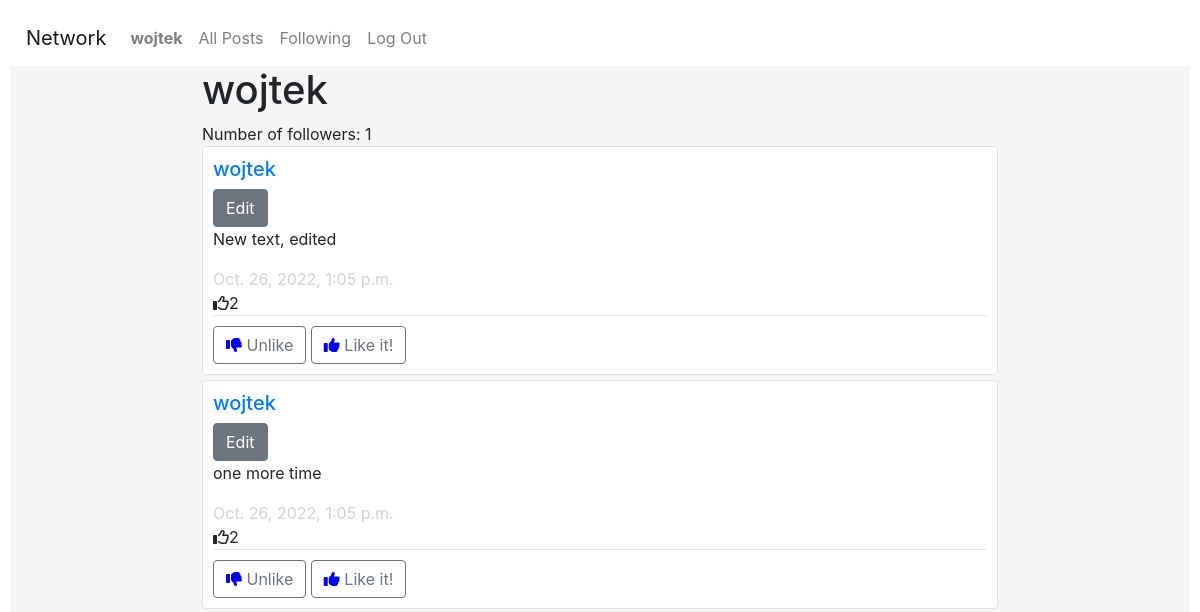
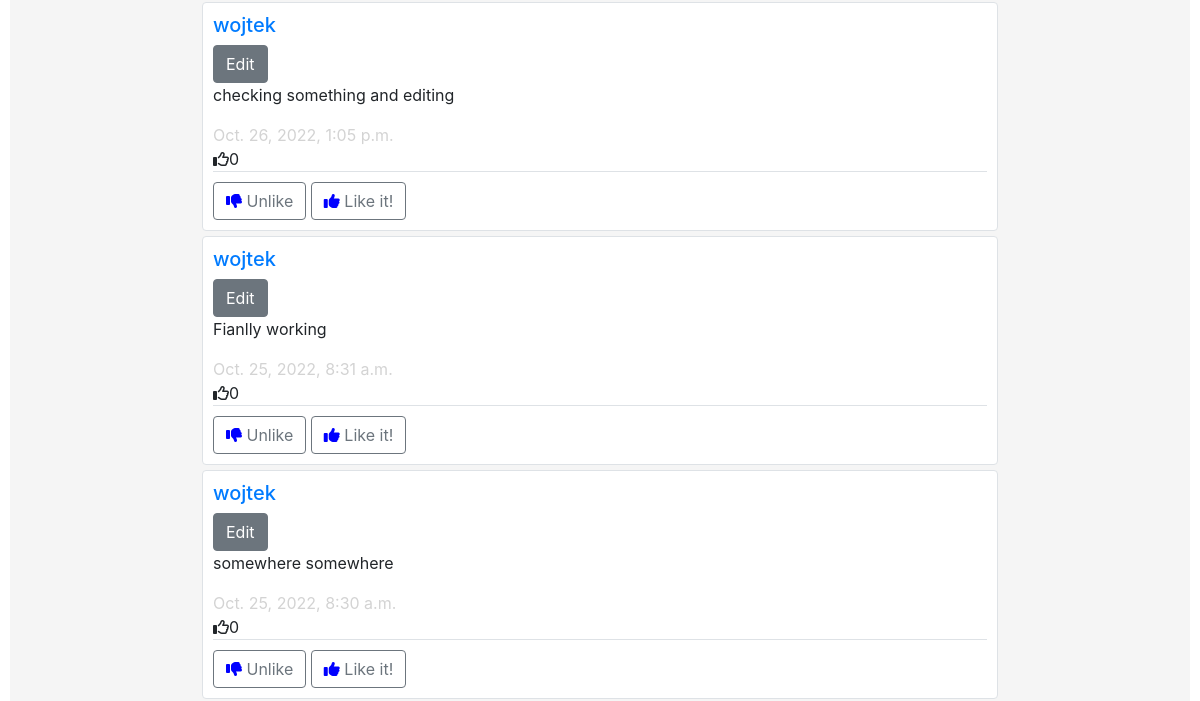
Before: /profile/wojtek (signed in, upper part) with the older database file (2 pictures, top to bottom).
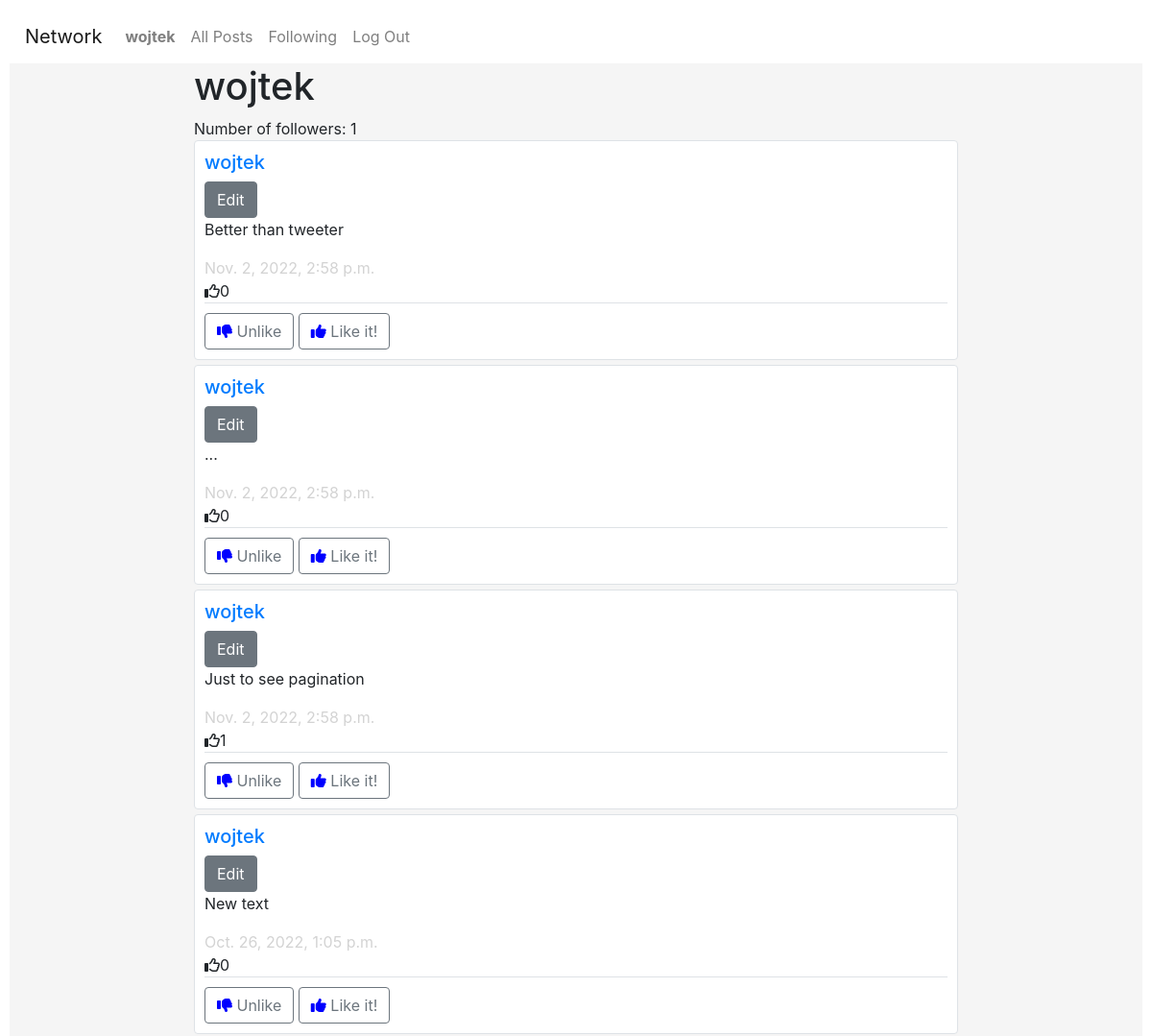
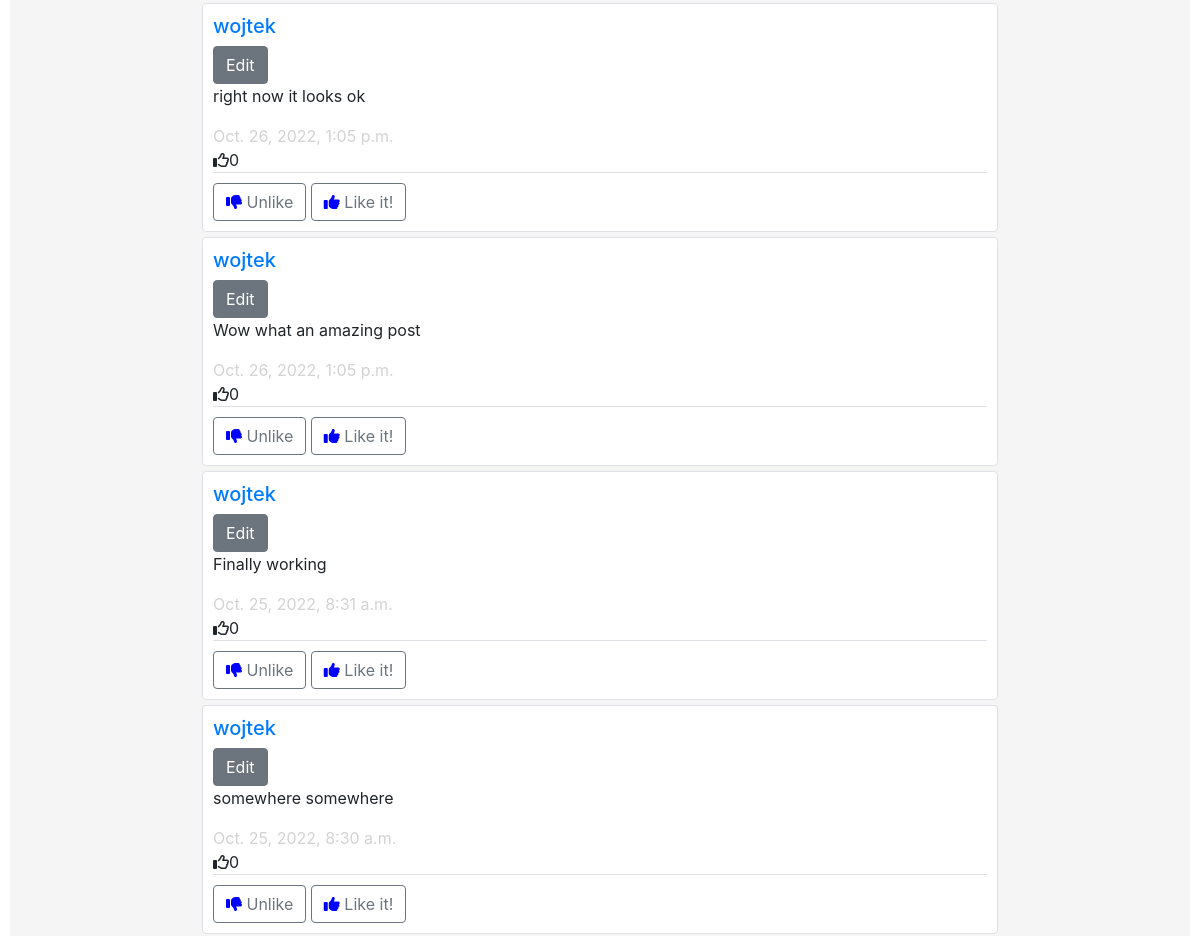
After: the same page with the newer database file (2 pictures, top to bottom).
### network/models.py (models this page shows, shortened)
class Post(models.Model):
    author = models.ForeignKey(User, on_delete=models.CASCADE)
    body = models.CharField(max_length = 1024)
    time_stamp = models.DateTimeField(auto_now_add = True)
    likes = models.PositiveIntegerField(default = 0)

class User(AbstractUser):
    pass
    number_followers = models.IntegerField(default = 0)
    def __str__(self):
        return self.username

### network/views.py (the view)
# urls.py: path("profile/<str:user>", views.profile, name="profile"),
def profile(request,user):
    flag = True
    author = User.objects.get(username = user)
    followings = request.user.followings.all()
    for following in followings:
        if following.followed == author:
            flag = False
    followers = author.followers.count()
    author.number_followers = followers
    author.save()
    posts = Post.objects.filter(author = author).order_by('-time_stamp')
    pagin = Paginator(posts, 10)
    page_number = request.GET.get('page')
    page_obj = pagin.get_page(page_number)
    user = request.user
    liked = Like.objects.filter(liker = user)
    liked_posts = []
    for like in liked:
        liked_posts.append(like.liked_post)
    return render(request, "network/profile.html", {
        'posts':page_obj,
        'author': author,
        'flag': flag,
        'liked_posts': liked_posts
    })

### network/templates/network/profile.html (shortened to what this page needs)
{% extends "network/layout.html" %}
{% block body %}
    <div class="container">
    <h1>{{author.username}}</h1>
    <span>Number of followers: {{ author.number_followers }}</span>
    {% for post in posts %}
    <div class="border rounded post">
        <h5><a href = "{% url 'profile' post.author %}" class="link-secondary">{{post.author}}</a></h5>
        {% if post.author == user %}
        <button class="btn btn-secondary" id={{post.id}} >Edit</button>
        {% endif %}
        <p class="post_body" id="body{{post.id}}">{{post.body}}</p>
        <span id="timestamp">{{post.time_stamp}}</span><br>
        <i class="fa-regular fa-thumbs-up"></i><span id="likes" data-index={{post.id}}>{{post.likes}}</span>
        <div class="border-top like_div">
            <button  data-index={{post.id}} id="unlike" class="btn btn-outline-secondary"><i class="fa fa-thumbs-down"></i> Unlike </button>
            <button  data-index={{post.id}} id="like" class="btn btn-outline-secondary"><i class="fa fa-thumbs-up"></i> Like it! </button>
        </div>
    </div>
    {%endfor%}
    </div>
{% endblock %}

Changed rows visible on the page:
added Post: author "wojtek", body "Better than tweeter", time_stamp "Nov. 2, 2022, 2:58 p.m.", likes "0"
added Post: author "wojtek", body "...", time_stamp "Nov. 2, 2022, 2:58 p.m.", likes "0"
added Post: author "wojtek", body "Just to see pagination", time_stamp "Nov. 2, 2022, 2:58 p.m.", likes "1"
changed Post: body "New text, edited" → "New text"; likes "2" → "0"
changed Post: body "one more time" → "right now it looks ok"; likes "2" → "0"
changed Post: body "checking something and editing" → "Wow what an amazing post"
changed Post: body "Fianlly working" → "Finally working"
